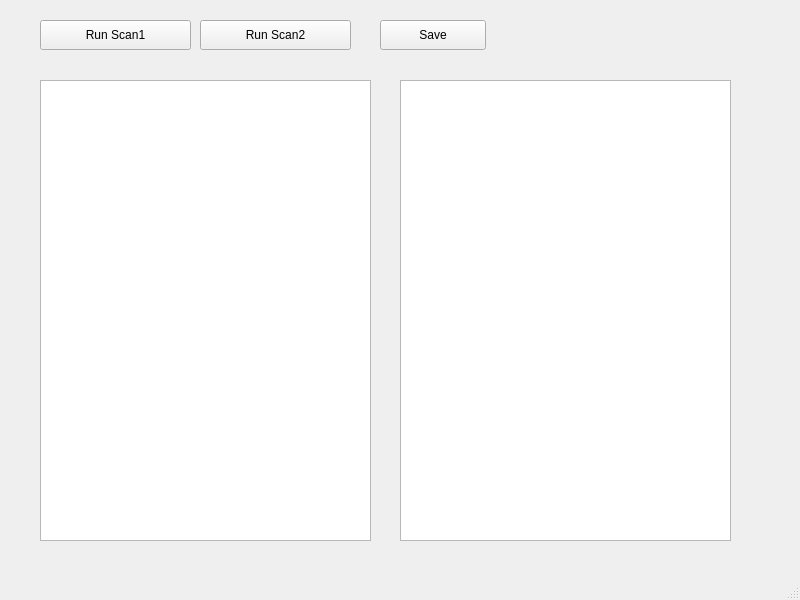
<?xml version="1.0" encoding="UTF-8"?>
<ui version="4.0">
 <class>MainWindow</class>
 <widget class="QMainWindow" name="MainWindow">
  <property name="geometry">
   <rect>
    <x>0</x>
    <y>0</y>
    <width>800</width>
    <height>600</height>
   </rect>
  </property>
  <property name="windowTitle">
   <string>Ping-Scan</string>
  </property>
  <widget class="QWidget" name="centralwidget">
   <widget class="QPushButton" name="pushButtonRunScan1">
    <property name="geometry">
     <rect>
      <x>40</x>
      <y>20</y>
      <width>151</width>
      <height>30</height>
     </rect>
    </property>
    <property name="text">
     <string>Run Scan1</string>
    </property>
   </widget>
   <widget class="QPushButton" name="pushButtonSave">
    <property name="geometry">
     <rect>
      <x>380</x>
      <y>20</y>
      <width>106</width>
      <height>30</height>
     </rect>
    </property>
    <property name="text">
     <string>Save</string>
    </property>
   </widget>
   <widget class="QPlainTextEdit" name="plainTextEditScan1">
    <property name="geometry">
     <rect>
      <x>40</x>
      <y>80</y>
      <width>331</width>
      <height>461</height>
     </rect>
    </property>
   </widget>
   <widget class="QPlainTextEdit" name="plainTextEditScan2">
    <property name="geometry">
     <rect>
      <x>400</x>
      <y>80</y>
      <width>331</width>
      <height>461</height>
     </rect>
    </property>
   </widget>
   <widget class="QPushButton" name="pushButtonRunScan2">
    <property name="geometry">
     <rect>
      <x>200</x>
      <y>20</y>
      <width>151</width>
      <height>30</height>
     </rect>
    </property>
    <property name="text">
     <string>Run Scan2</string>
    </property>
   </widget>
  </widget>
  <widget class="QMenuBar" name="menubar">
   <property name="geometry">
    <rect>
     <x>0</x>
     <y>0</y>
     <width>800</width>
     <height>36</height>
    </rect>
   </property>
  </widget>
  <widget class="QStatusBar" name="statusbar"/>
 </widget>
 <resources/>
 <connections/>
</ui>
